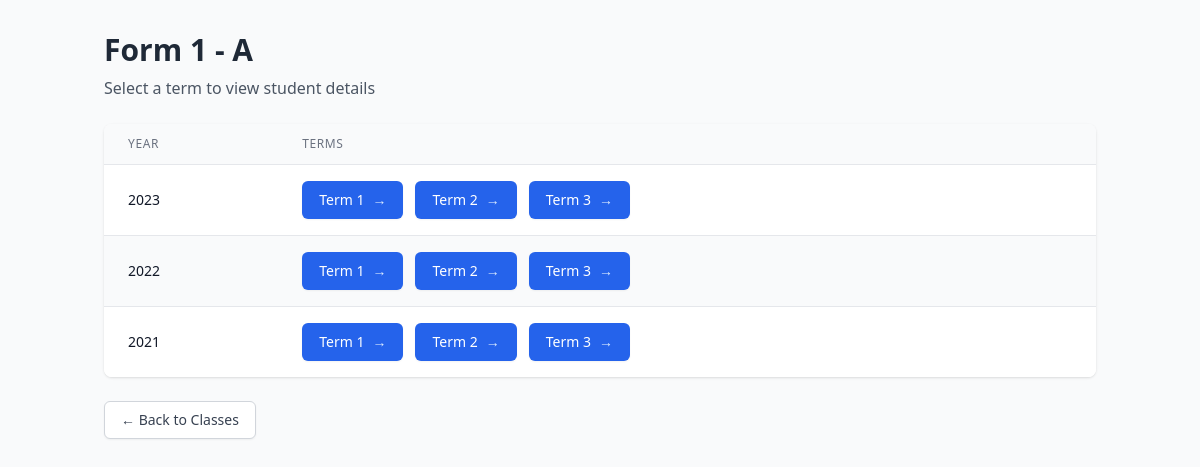
Page /classes/1/terms/ on the committed database.
### myapp/models.py (models this page shows, shortened)
class Class_of_study(models.Model):
    name = models.CharField(max_length=50)  # Form 1, Form 2, etc.
    stream = models.CharField(max_length=50)  # Stream A, B, C, etc.

class Term(models.Model):
    name = models.CharField(max_length=50)  # Term 1, Term 2, Term 3
    year = models.IntegerField()  # e.g., 2023

### myapp/views.py (the view)
# urls.py: path('classes/<int:class_id>/terms/', views.term_list, name='term_list'),
def term_list(request, class_id):
    class_of_study = get_object_or_404(Class_of_study, id=class_id)
    terms = Term.objects.filter(
    ).order_by('-year', 'name')  # Sort by year descending, then term name
    return render(request, 'school/term_list.html', {
        'class_of_study': class_of_study,
        'terms': terms
    })

### templates/school/term_list.html (shortened to what this page needs)
<!DOCTYPE html>
<html>
<head>
    <script src="https://cdn.tailwindcss.com"></script>
</head>
<body class="bg-gray-50">
    <div class="container mx-auto px-4 py-8">
        <div class="mb-6">
            <h1 class="text-3xl font-bold text-gray-800">
                {{ class_of_study.name }} - {{ class_of_study.stream }}
            </h1>
            <p class="text-gray-600 mt-2">Select a term to view student details</p>
        </div>
        <div class="bg-white rounded-lg shadow overflow-hidden">
            <div class="overflow-x-auto">
                <table class="min-w-full divide-y divide-gray-200">
                    <thead>
                        <tr class="bg-gray-50">
                            <th class="px-6 py-3 text-left text-xs font-medium text-gray-500 uppercase tracking-wider">Year</th>
                            <th class="px-6 py-3 text-left text-xs font-medium text-gray-500 uppercase tracking-wider">Terms</th>
                        </tr>
                    </thead>
                    <tbody class="bg-white divide-y divide-gray-200">
                        {% regroup terms by year as year_list %}
                        {% for year in year_list %}
                        <tr class="{% cycle 'bg-white' 'bg-gray-50' %}">
                            <td class="px-6 py-4 whitespace-nowrap text-sm font-medium text-gray-900">
                                {{ year.grouper }}
                            </td>
                            <td class="px-6 py-4">
                                <div class="flex flex-wrap gap-3">
                                    {% for term in year.list %}
                                    <a href="{% url 'student_list' class_of_study.id term.id %}"
                                       class="inline-flex items-center px-4 py-2 border border-transparent rounded-md shadow-sm text-sm font-medium text-white bg-blue-600 hover:bg-blue-700 focus:outline-none focus:ring-2 focus:ring-offset-2 focus:ring-blue-500 transition-colors duration-200">
                                        {{ term.name }}
                                        <span class="ml-2 text-blue-100">→</span>
                                    </a>
                                    {% endfor %}
                                </div>
                            </td>
                        </tr>
                        {% empty %}
                        <tr>
                            <td colspan="2" class="px-6 py-4 text-center text-sm text-gray-500">
                                No terms found for this class.
                            </td>
                        </tr>
                        {% endfor %}
                    </tbody>
                </table>
            </div>
        </div>
        <div class="mt-6">
            <a href="{% url 'class_list' %}"
               class="inline-flex items-center px-4 py-2 border border-gray-300 rounded-md shadow-sm text-sm font-medium text-gray-700 bg-white hover:bg-gray-50 focus:outline-none focus:ring-2 focus:ring-offset-2 focus:ring-blue-500 transition-colors duration-200">
                ← Back to Classes
            </a>
        </div>
    </div>
</body>
</html>

### rows in the picture
Class_of_study: name "Form 1", stream "A"
Term: name "Term 1"
Term: name "Term 2"
Term: name "Term 3"
Term: name "Term 1"
Term: name "Term 2"
Term: name "Term 3"
Term: name "Term 1"
Term: name "Term 2"
Term: name "Term 3"

### other values in the picture
{{ year.grouper }} "2023" "2022" "2021"
